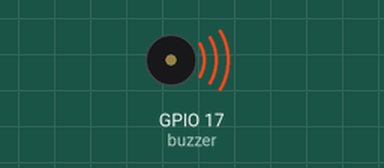
A program run on a simulated Raspberry Pi (BCM pin numbers). Parts: buzzer (waves = sounding). At 4.0 s the program stops and its outputs stay as they are.

Above: at 0.1 s.
Timing chart, 0 to 5.0 s (numbered marks = the images above):
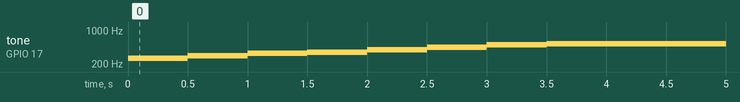

The program:

3-1.PiezoSensor_Control.py
```python
import RPi.GPIO as GPIO
from time import sleep

GPIO.setwarnings(False)
GPIO.setmode(GPIO.BCM)

buzzer=17
scales=[261,294,329,349,392,440,493,523]
GPIO.setup(buzzer, GPIO.OUT)
p=GPIO.PWM(buzzer,600)

p.start(50)

try:
    for scale in scales:
        p.ChangeFrequency(scale)
        sleep(0.5)

except KeyboardInterrupt:
    pass
    print("Exit with ^C")
    GPIO.cleanup()
    exit()
```

Measured:
- by itself, tone on GPIO 17 (buzzer): plays 261 Hz for 0.50 s, 294 Hz for 0.50 s, 329 Hz for 0.50 s, 349 Hz for 0.50 s, 392 Hz for 0.50 s, 440 Hz for 0.50 s … (8 notes in this stretch)
